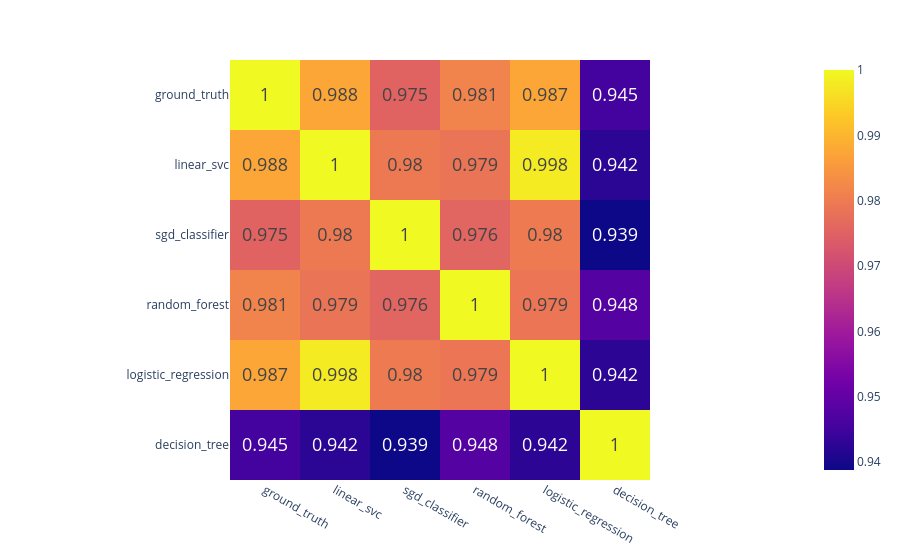

Notebook source saved alongside this figure:
### Markdown cell above
### 2. Prediction-Level Correlation
- Correlates actual **predictions** across 10K test samples
- **Question:** "Do models agree on which specific texts are AI/Human?"
- Split by true label: Agreement on AI samples vs Human samples

### Code cell
# Option 2: Prediction-level correlation (sample-by-sample agreement)
from datasets import load_from_disk

dataset = load_from_disk("../data/processed/encoded_dataset/test")
X_test = np.array(dataset['embeddings'])
y_test = np.array(dataset['labels'])


y_data = {"ground_truth": y_test}
for model_path, model in model_dict.items():
    model_name = model_path.stem
    y_data[model_name] = model.predict(X_test)
    accuracy = (y_data[model_name] == y_test).mean()

pred_df = pd.DataFrame(y_data)

np_pred = pred_df.to_numpy(dtype=np.bool)

agreement_matrix = pred_df.T.dot(pred_df) + (1 - pred_df).T.dot(1 - pred_df)

agreement_df = pd.DataFrame(
    agreement_matrix / len(pred_df),
    index=pred_df.columns,
    columns=pred_df.columns,
)

fig = px.imshow(
    agreement_df,
)
fig.data[0].text = agreement_df.round(3).to_numpy()
fig.data[0].texttemplate = "%{text}"
fig.update_traces(textfont_size=18)
fig

### Figure 1 — Plotly figure (JSON) as saved in the notebook; plotly's stock layout.template omitted (floating-point values rounded to 4 significant figures)
{"data": [{"coloraxis": "coloraxis", "hovertemplate": "x: %{x}<br>y: %{y}<br>color: %{z}<extra></extra>", "name": "0", "text": [[1.0, 0.988, 0.975, 0.981, 0.987, 0.945], [0.988, 1.0, 0.98, 0.979, 0.998, 0.942], [0.975, 0.98, 1.0, 0.976, 0.98, 0.939], [0.981, 0.979, 0.976, 1.0, 0.979, 0.948], [0.987, 0.998, 0.98, 0.979, 1.0, 0.942], [0.945, 0.942, 0.939, 0.948, 0.942, 1.0]], "textfont": {"size": 18}, "texttemplate": "%{text}", "type": "heatmap", "x": ["ground_truth", "linear_svc", "sgd_classifier", "random_forest", "logistic_regression", "decision_tree"], "xaxis": "x", "y": ["ground_truth", "linear_svc", "sgd_classifier", "random_forest", "logistic_regression", "decision_tree"], "yaxis": "y", "z": [[1.0, 0.9876, 0.9752, 0.9813, 0.9875, 0.9454], [0.9876, 1.0, 0.9796, 0.9787, 0.998, 0.9423], [0.9752, 0.9796, 1.0, 0.9757, 0.9799, 0.9388], [0.9813, 0.9787, 0.9757, 1.0, 0.9789, 0.948], [0.9875, 0.998, 0.9799, 0.9789, 1.0, 0.9425], [0.9454, 0.9423, 0.9388, 0.948, 0.9425, 1.0]]}], "layout": {"coloraxis": {"colorscale": [[0, "#0d0887"], [0.1111, "#46039f"], [0.2222, "#7201a8"], [0.3333, "#9c179e"], [0.4444, "#bd3786"], [0.5556, "#d8576b"], [0.6667, "#ed7953"], [0.7778, "#fb9f3a"], [0.8889, "#fdca26"], [1, "#f0f921"]]}, "margin": {"t": 60}, "xaxis": {"anchor": "y", "constrain": "domain", "domain": [0, 1], "scaleanchor": "y"}, "yaxis": {"anchor": "x", "autorange": "reversed", "constrain": "domain", "domain": [0, 1]}}}
